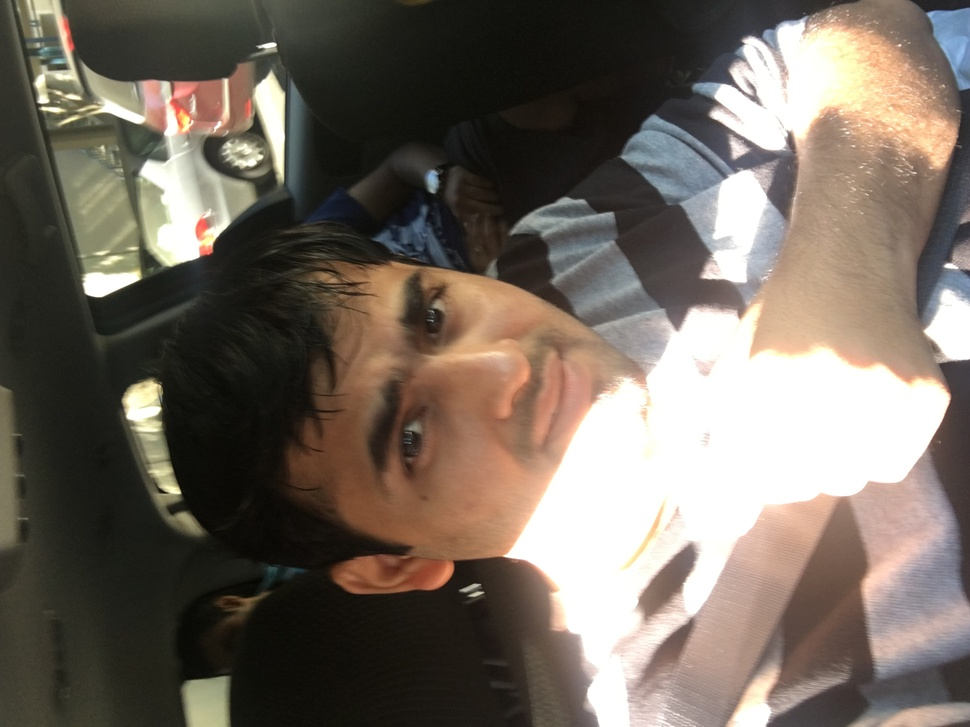
#> input picture media/IMG_1249.JPG, 970 x 727 px, shrunk from 2576 x 1932 before the run
$ python pilprint.py ../media/IMG_1249.JPG
#> lines starting #> are read from the running program, lines starting #| are printed output that depends on the picture
#!c:\users\dhava\djangopractice\social\scripts\python.exe
#
# The Python Imaging Library.
# $Id$
#
# print image files to postscript printer
#
# History:
# 0.1   1996-04-20 fl   Created
# 0.2   1996-10-04 fl   Use draft mode when converting.
# 0.3   2003-05-06 fl   Fixed a typo or two.
#

from __future__ import print_function
import getopt
import os
import sys
import subprocess

VERSION = "pilprint 0.3/2003-05-05"

from PIL import Image
from PIL import PSDraw

letter = (1.0*72, 1.0*72, 7.5*72, 10.0*72)


def description(filepath, image):
    title = os.path.splitext(os.path.split(filepath)[1])[0]
    format = " (%dx%d "
    if image.format:
        format = " (" + image.format + " %dx%d "
    return title + format % image.size + image.mode + ")"

if len(sys.argv) == 1:
    print("PIL Print 0.3/2003-05-05 -- print image files")
    print("Usage: pilprint files...")
    print("Options:")
    print("  -c            colour printer (default is monochrome)")
    print("  -d            debug (show available drivers)")
    print("  -p            print via lpr (default is stdout)")
    print("  -P <printer>  same as -p but use given printer")
    sys.exit(1)

try:
    opt, argv = getopt.getopt(sys.argv[1:], "cdpP:")
except getopt.error as v:
    print(v)
    sys.exit(1)

printerArgs = []  # print to stdout
monochrome = 1    # reduce file size for most common case

for o, a in opt:
    if o == "-d":
        # debug: show available drivers
        Image.init()
        print(Image.ID)
        sys.exit(1)
    elif o == "-c":
        # colour printer
        monochrome = 0
    elif o == "-p":
        # default printer channel
        printerArgs = ["lpr"]
    elif o == "-P":
        # printer channel
        printerArgs = ["lpr", "-P%s" % a]

for filepath in argv:
    try:

        im = Image.open(filepath)
#> im is the input picture: PIL image 970x727 RGB; mean R, G, B 114.4, 104.7, 94.9

        title = description(filepath, im)
#> title = 'IMG_1249 (JPEG 970x727 RGB)'

        if monochrome and im.mode not in ["1", "L"]:
            im.draft("L", im.size)
            im = im.convert("L")
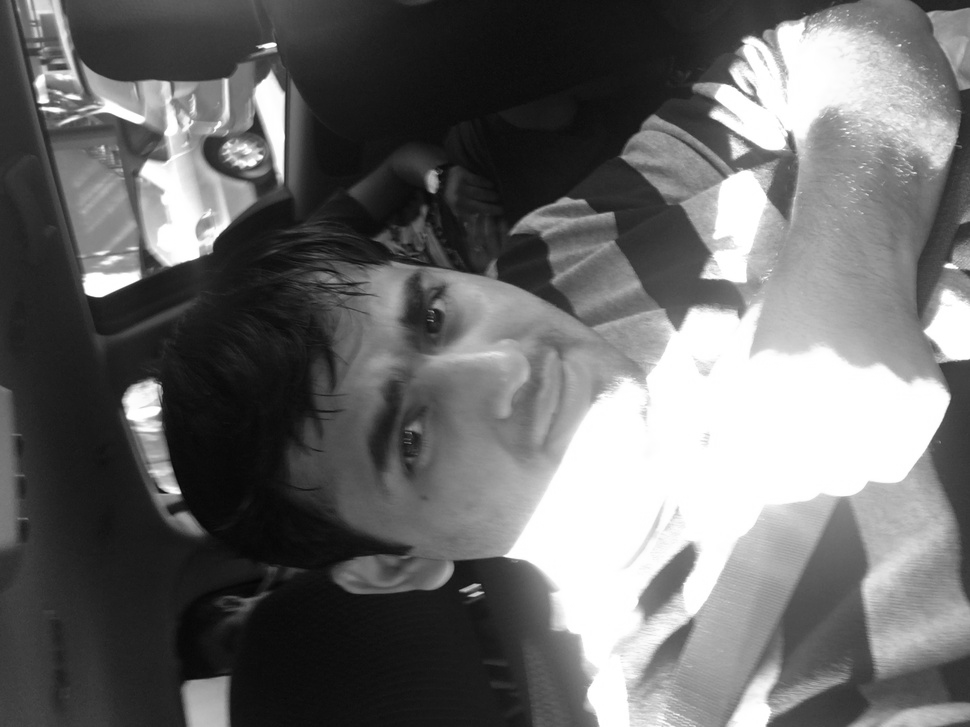
#> im: PIL image 970x727 L; min 5, max 255, mean 106.5

        if printerArgs:
            p = subprocess.Popen(printerArgs, stdin=subprocess.PIPE)
            fp = p.stdin
        else:
            fp = sys.stdout

        ps = PSDraw.PSDraw(fp)

        ps.begin_document()
        ps.setfont("Helvetica-Narrow-Bold", 18)
        ps.text((letter[0], letter[3]+24), title)
        ps.setfont("Helvetica-Narrow-Bold", 8)
        ps.text((letter[0], letter[1]-30), VERSION)
        ps.image(letter, im)
        ps.end_document()

        if printerArgs:
            fp.close()

    except:
        print("cannot print image", end=' ')
        print("(%s:%s)" % (sys.exc_info()[0], sys.exc_info()[1]))

$ run again, on media/IMG_1292.JPG
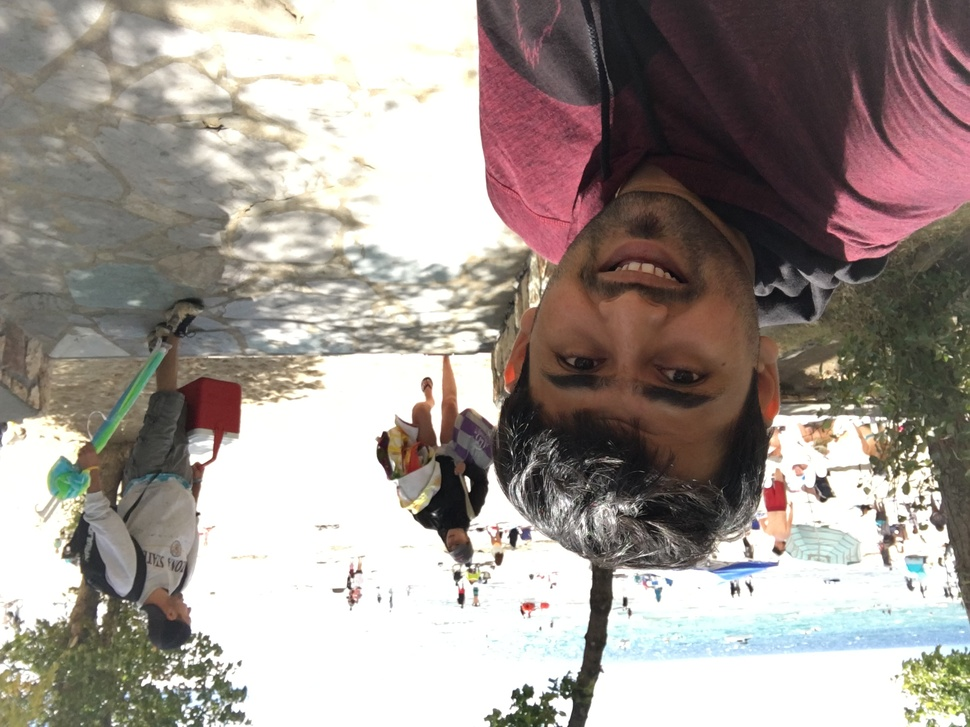
#> input picture media/IMG_1292.JPG, 970 x 727 px, shrunk from 2576 x 1932 before the run
#> im is the input picture: PIL image 970x727 RGB; mean R, G, B 160.1, 151.3, 145.9
#> title = 'IMG_1292 (JPEG 970x727 RGB)'
#> `im = im.convert("L")`:
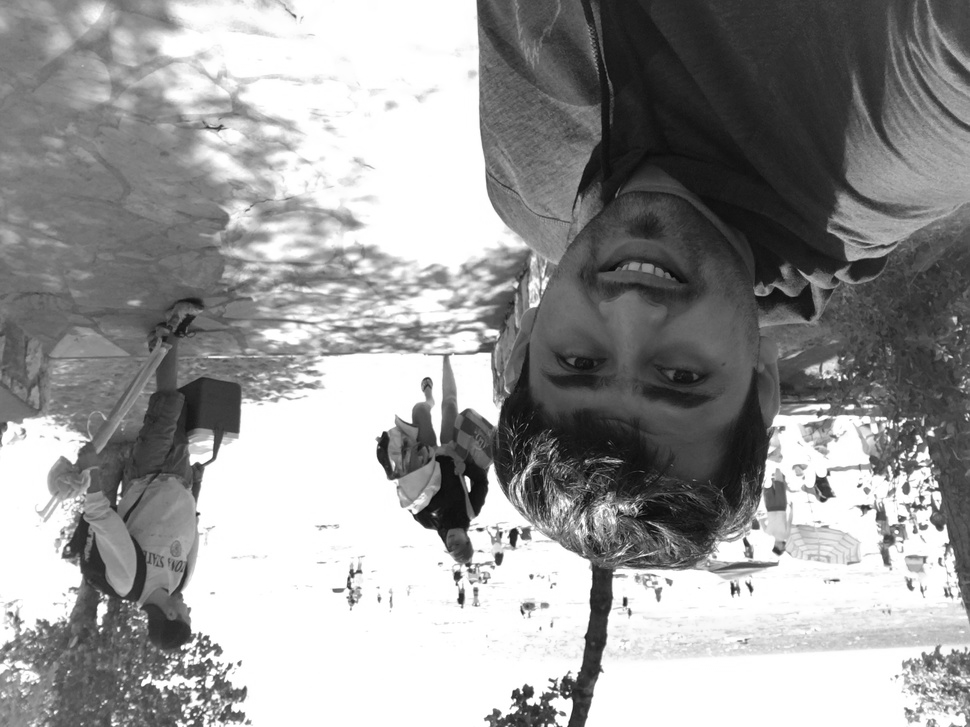
#> im: PIL image 970x727 L; min 5, max 255, mean 153.3

$ run again, on media/IMG_1296.JPG
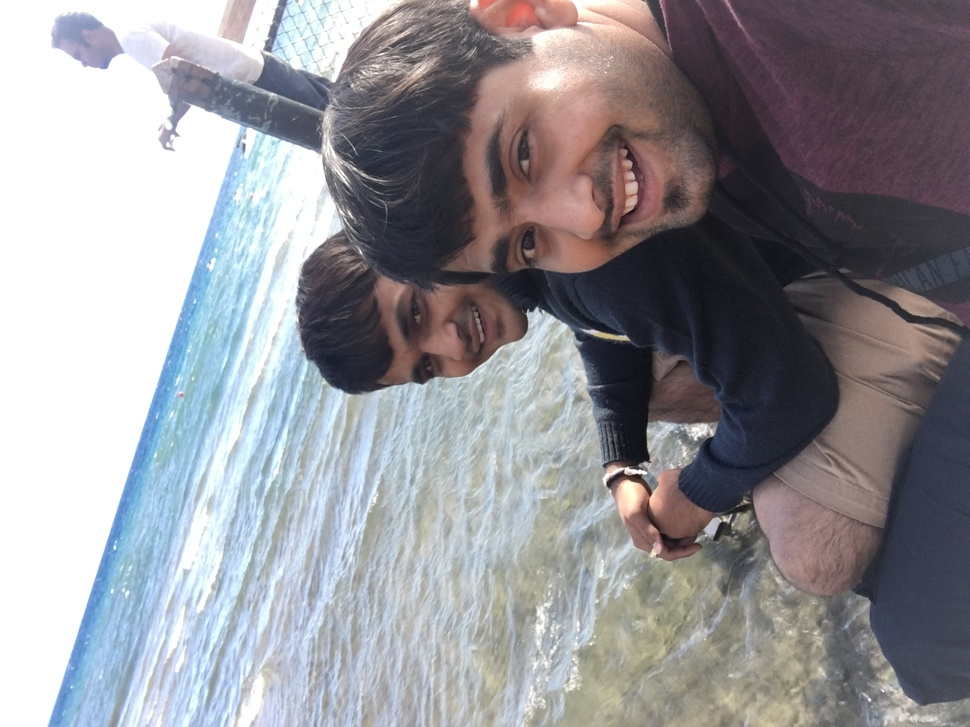
#> input picture media/IMG_1296.JPG, 970 x 727 px, shrunk from 2576 x 1932 before the run
#> im is the input picture: PIL image 970x727 RGB; mean R, G, B 148.3, 147.4, 152.4
#> title = 'IMG_1296 (JPEG 970x727 RGB)'
#> `im = im.convert("L")`:
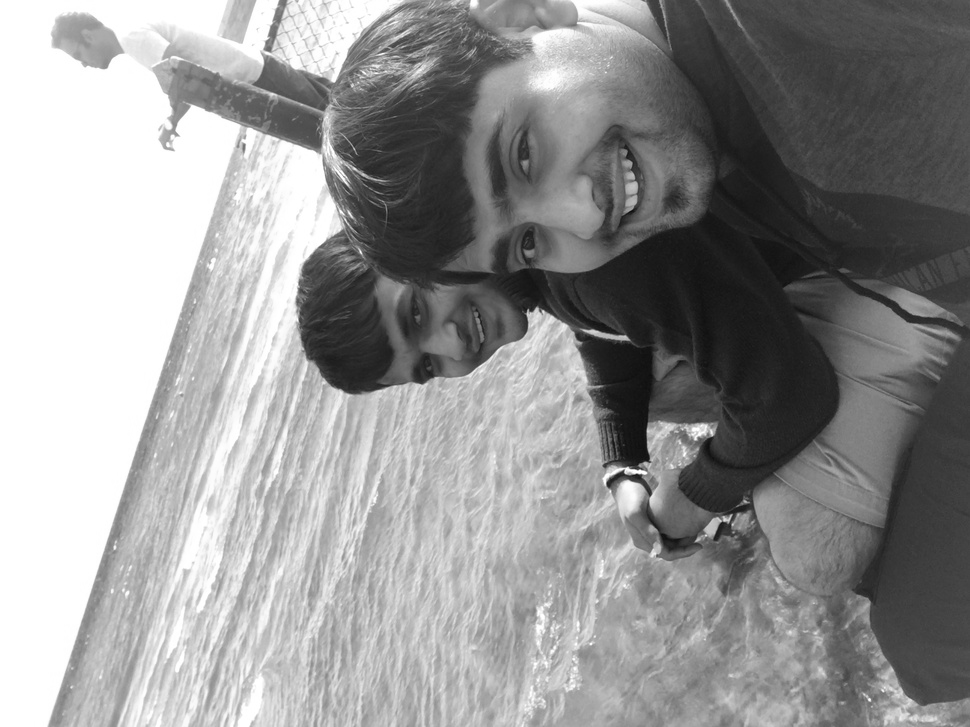
#> im: PIL image 970x727 L; min 12, max 255, mean 148.3

$ run again, on media/IMG_1289_Xi11Tqv.JPG
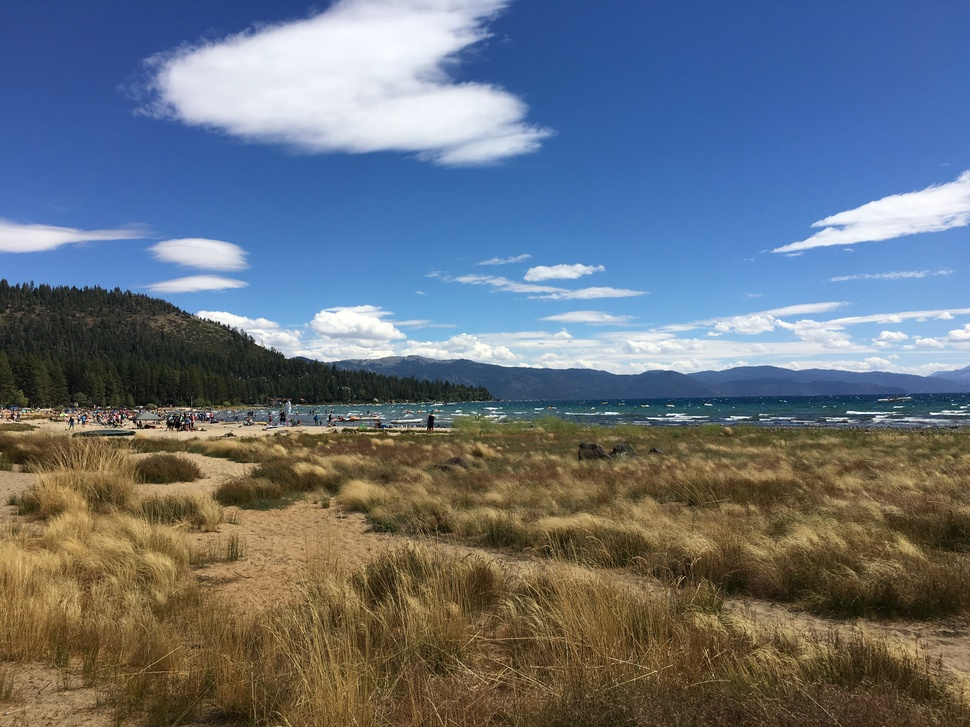
#> input picture media/IMG_1289_Xi11Tqv.JPG, 970 x 727 px, shrunk from 4032 x 3024 before the run
#> im is the input picture: PIL image 970x727 RGB; mean R, G, B 104.1, 113.1, 123.8
#> title = 'IMG_1289_Xi11Tqv (JPEG 970x727 RGB)'
#> `im = im.convert("L")`:
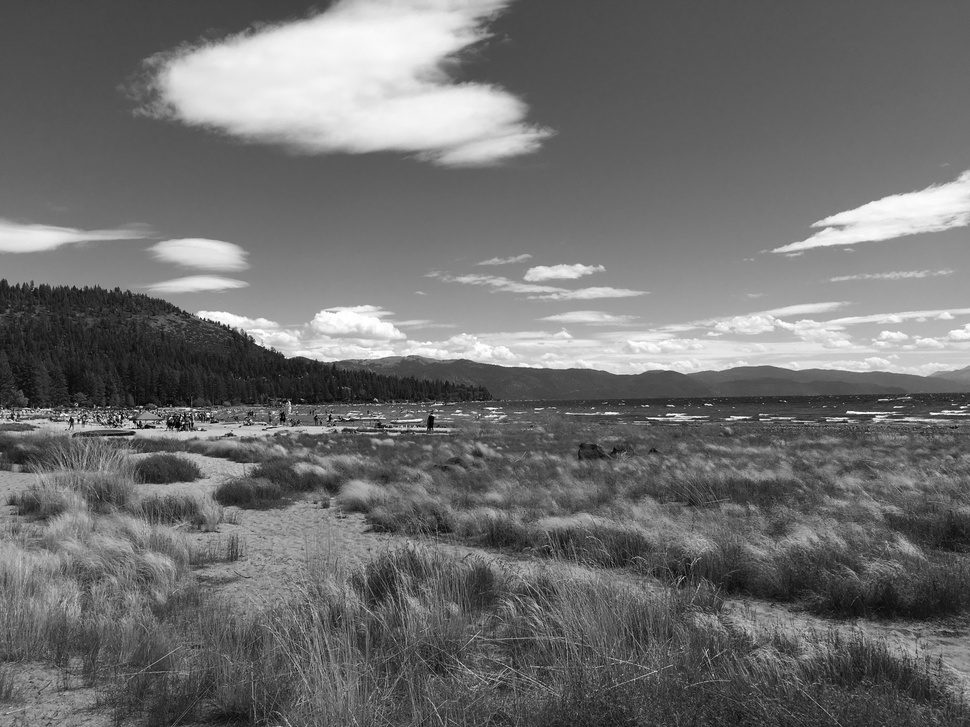
#> im: PIL image 970x727 L; min 0, max 255, mean 111.6
